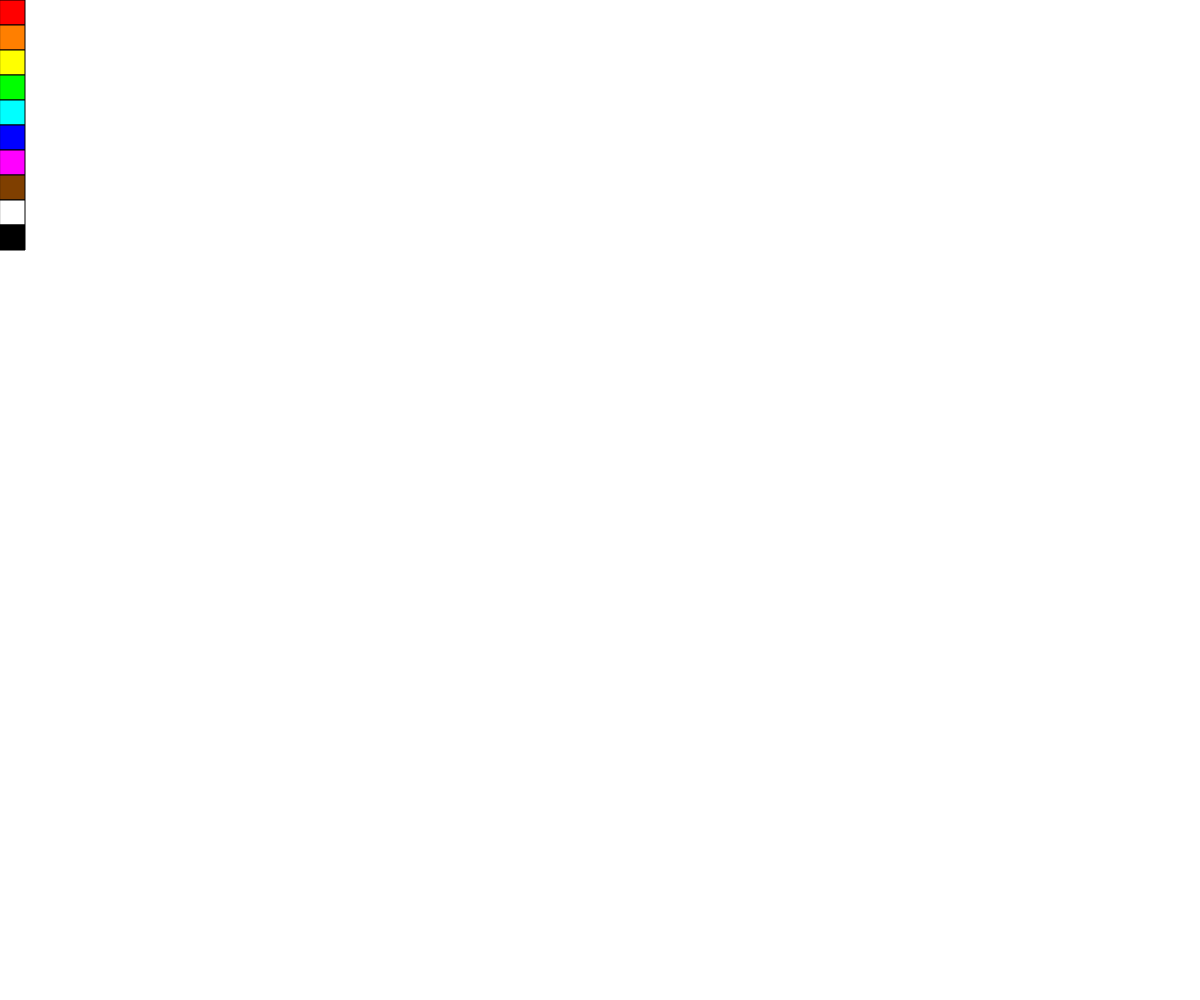
Frame 1 (no input)
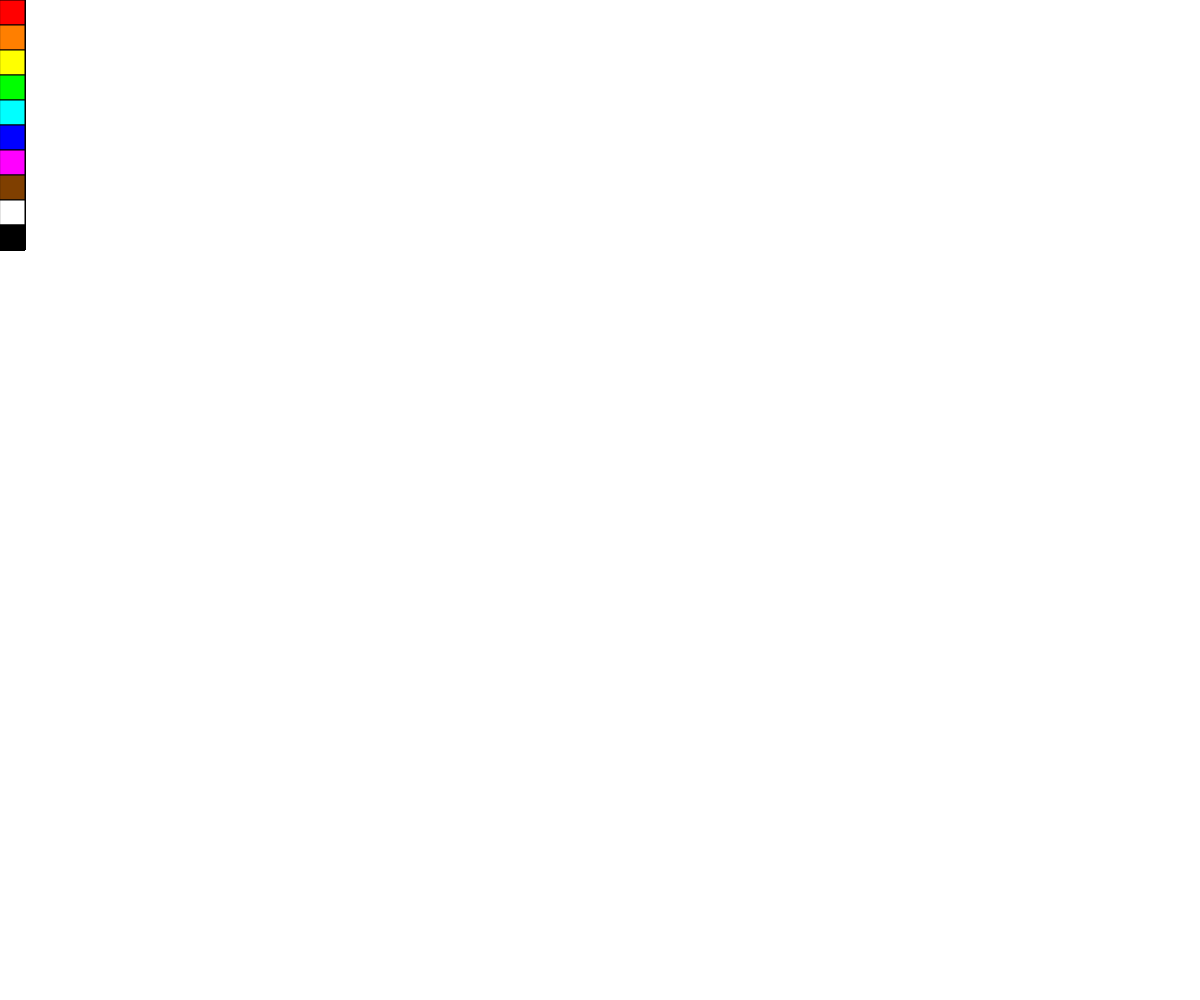
Frame 60 (no input)
Frame 120 (the mouse pressed at the canvas centre since frame 60): identical to frame 60, image omitted

The p5.js sketch that drew these frames (run headless with seeded random() and noise() and a simulated clock; from frame 60 on, the mouse is pressed at the canvas centre):

// p5.js sketch
// ── sketch.js
const colors = [
  [255, 0, 0],
  [255, 127, 0],
  [255, 255, 0],
  [0, 255, 0],
  [0, 255, 255],
  [0, 0, 255],
  [255, 0, 255],
  [127, 63, 0],
  [255, 255, 255],
  [0, 0, 0],
];

let currentColor = colors[0];

function setup() {
  createCanvas(windowWidth, windowHeight);
}

function draw() {
  for (let i = 0; i < colors.length; i++) {
    const [r, g, b] = colors[i];
    fill(r, g, b);
    stroke(0, 0, 0);
    strokeWeight(1);
    rect(0, i * 25, 25, 25);
  }
}

function mousePressed() {
  if (mouseX > 0 && mouseX < 25) {
    const color = colors[Math.trunc(mouseY / 25)];
    if (color) currentColor = color;
  }
}

function mouseDragged() {
  const [r, g, b] = currentColor;
  stroke(r, g, b);
  strokeWeight(10);
  line(pmouseX, pmouseY, mouseX, mouseY);
}
